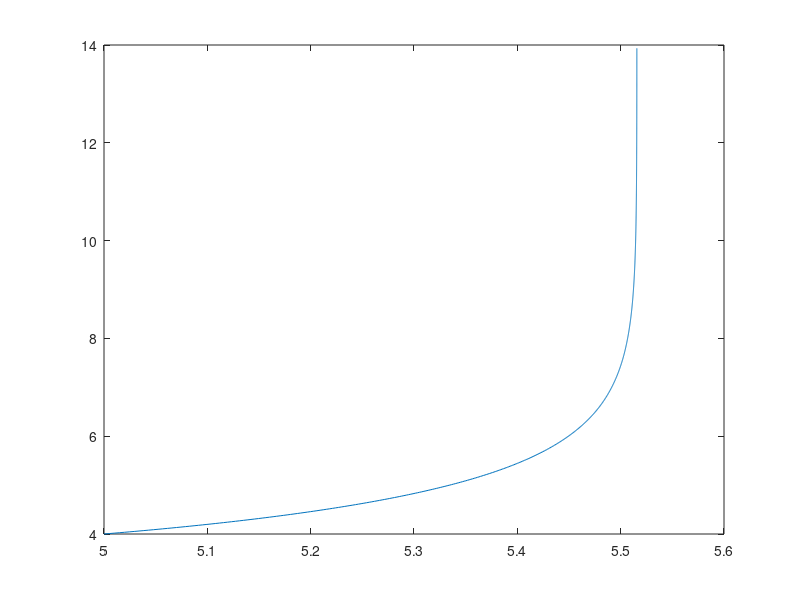

Write MATLAB code to recreate this figure.
function unicycle_test
[t,q] = ode45( @unicycle, 0:0.01:10, [5 4 pi/3] )
plot( q(:,1), q(:,2) )


function dq = unicycle( t, q )
x = q(1);
y = q(2);
theta = q(3);
% v = 1;
% w = 1;
v=1;
% w= 0.1 * sin(t);
% w = -theta
w = pi/2 - theta

dq = [ v*cos(theta) ; ...
       v*sin(theta) ; ...
       w ];
